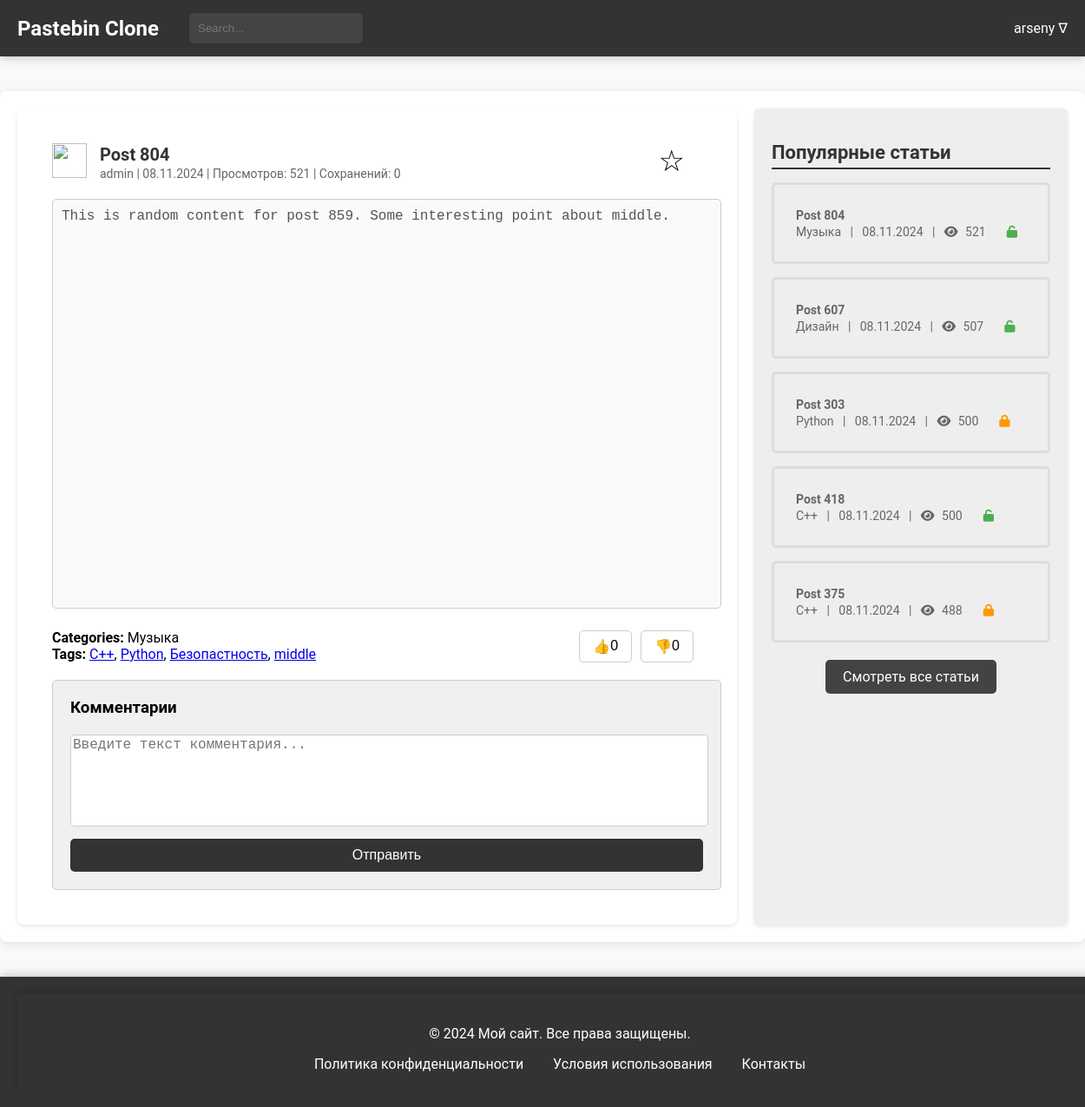
/comments/create/713015f5057d4b18b673c4062da66bee (signed in), run on an earlier commit of the app's database.
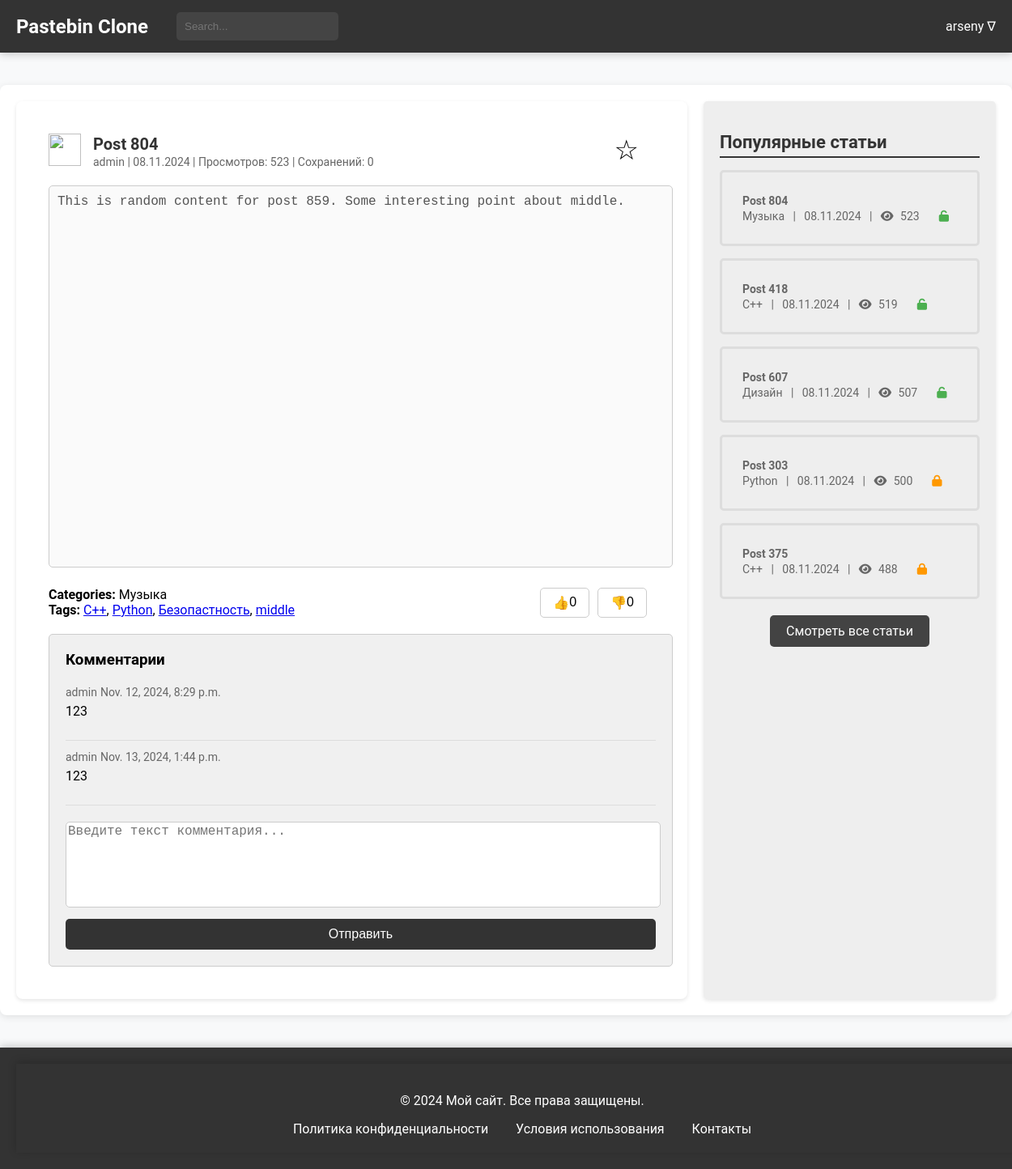
And on a later commit of the database.
### blog/models.py (models this page shows, shortened)
class Paste(models.Model):
    ACCESS_STATUS_CHOICES = [
        (0, 'Private'),
        (1, 'Public'),
        (2, 'Draft'),
    ]
    TIME_LIVE_CHOICES = [
        (None, 'Никогда'),
        (timedelta(minutes=2), 'Через 2 минуты'),
        (timedelta(hours=1), 'Через 1 час'),
        (timedelta(days=1), 'Через 1 день'),
        (timedelta(weeks=1), 'Через 1 неделю'),
    ]
    title = models.CharField(max_length=200)
    content = models.TextField()
    author = models.ForeignKey(User, on_delete=models.CASCADE)
    created_at = models.DateTimeField(auto_now_add=True)
    updated_at = models.DateTimeField(auto_now=True)
    slug = models.UUIDField(default=uuid.uuid4, editable=False, unique=True)
    tags = models.ManyToManyField(Tag, related_name='posts')
    category = models.ForeignKey(Category, on_delete=models.SET_NULL, null=True)
    access_status = models.IntegerField(choices=ACCESS_STATUS_CHOICES, default=1)
    time_live = models.DurationField(null=True, blank=True)
    password = models.CharField(max_length=100, null=True, blank=True)
    is_delete_after_read = models.BooleanField(default=False)
    views_count = models.PositiveIntegerField(default=0)
    favourite_count = models.PositiveIntegerField(default=0)
    def get_formatted_created_at(self):
        return self.created_at.strftime('%d.%m.%Y')
    def get_time_live_display(self):
        choices_dict = {
            None: "Никогда",
            timedelta(minutes=2): "Через 2 минуты",
            timedelta(hours=1): "Через 1 час",
            timedelta(days=1): "Через 1 день",
            timedelta(weeks=1): "Через 1 неделю",
        }
        return choices_dict.get(self.time_live, "Неизвестно")
    class Meta:
        verbose_name = 'Паста'
        verbose_name_plural = 'Паста'

class Tag(models.Model):
    name = models.CharField(max_length=30, unique=True)
    def __str__(self):
        return self.name
    class Meta:
        verbose_name = 'Тег'
        verbose_name_plural = 'Теги'

class Category(models.Model):
    name = models.CharField(max_length=30, unique=True)
    parent = models.ForeignKey(
        'self',
        on_delete=models.CASCADE,
        null=True, blank=True,
        related_name='subcategories'
    )
    def __str__(self):
        return self.name
    class Meta:
        verbose_name = 'Категория'
        verbose_name_plural = 'Категории'

class Comment(models.Model):
    paste = models.ForeignKey(Paste, related_name='comments', on_delete=models.CASCADE)
    author = models.ForeignKey(User, on_delete=models.CASCADE)
    content = models.TextField()
    created_at = models.DateTimeField(auto_now_add=True)
    class Meta:
        verbose_name = 'Комментарий'
        verbose_name_plural = 'Комментарии'

### users/models.py (models this page shows)
class CustomUser(AbstractUser):
    bio = models.TextField(blank=True, null=True)
    favorites = models.ManyToManyField('blog.Paste', related_name='favorited_by', blank=True)
    address = models.CharField(max_length=100, blank=True, null=True)
    avatar = models.ImageField(upload_to='avatars/', blank=True, null=True)
    groups = models.ManyToManyField(
        'auth.Group',
        related_name='customuser_set',
        blank=True
    )
    user_permissions = models.ManyToManyField(
        'auth.Permission',
        related_name='customuser_set',
        blank=True
    )
    def __str__(self):
        return self.username
    class Meta:
        verbose_name = "Пользователь"
        verbose_name_plural = "Пользователи"

### blog/views.py (the view, shortened to what this page needs)
# urls.py: path('comments/create/<slug:slug>', views.create_comment, name='comment-create'),
def create_comment(request, slug):
    post, popular_posts = get_post_context(request, slug)
    return render_post_response(request, post, popular_posts, requires_password=False)

### general/context_processors.py (called while the page is built)
def unread_counts(request):
    if request.user.is_authenticated:
        unread_messages_count = Messages.objects.filter(user=request.user, is_checked=False).count()
        unread_notifications_count = Notifications.objects.filter(user=request.user, is_checked=False).count()
    else:
        unread_messages_count = 0
        unread_notifications_count = 0
    return {
        'unread_messages_count': unread_messages_count,
        'unread_notifications_count': unread_notifications_count,
    }

### blog/templates/blog/post.html (shortened to what this page needs)
{% extends 'blog/temps/base.html' %}
{% load static %}
{% block head %}
<link rel="stylesheet" type="text/css" href="{% static 'css/post.css' %}">
{% endblock %}
{% block content %}
<main>
    <div class="main-container">
        <div id="post-content" class="left-block">
            <div class="post-preview" style="display: flex; justify-content: space-between; align-items: center;">
                <div class="icon">
                    <img src="https://th.bing.com/th/id/OIP.oESypaPq8Yzj1DuqXK9VjQAAAA?rs=1&pid=ImgDetMain"
                         alt="{{ user.nickname }}" width="40" height="40">
                </div>
                <div class="info" style="flex-grow: 1;">
                    <span class="post-title">{{ post.title }}</span>
                    <br>
                    <span class="post-meta">{{ post.author }} | {{ post.get_formatted_created_at }} | Просмотров: {{ post.views_count }} | Сохранений: {{ post.favourite_count }}</span>
                </div>
                <span class="post-favorite" data-post-slug="{{ post.slug }}" style="cursor: pointer; margin-left: auto;">
                    <span class="star" id="favorite-star" style="color: {% if post in user.favorites.all %}#FFD700{% else %}black{% endif %}; font-size: 18px;">
                        {% if post in user.favorites.all %}★{% else %}☆{% endif %}
                    </span>
                </span>
            </div>
            <div id="post-content-display">
                <div class="post-editor">
                    <textarea placeholder="Введите текст поста..." disabled>{{post.content}}</textarea>
                </div>
                <div class="post-metadata" style="display: flex; justify-content: space-between; align-items: center;">
                    <div class="post-info">
                        <span class="categories"><strong>Categories:</strong> {{ post.category }}</span><br>
                        <span class="tags"><strong>Tags:</strong>
                            {% for tag in post.tags.all %}
                                <a href="{% url 'blog:posts-list' %}?tags={{ tag.name|urlencode }}" class="tag-link">{{ tag.name }}</a>{% if not forloop.last %}, {% endif %}
                            {% endfor %}
                        </span>
                    </div>
                    <div class="post-actions" style="display: flex; align-items: center;">
                        <button id="like-button-{{ post.id }}" class="like-button" onclick="likeDislikePaste({{ post.id }}, 'like')" style="margin-right: 10px; color: {% if user_liked %}blue{% else %}black{% endif %};">
                            👍 <span id="like-count-{{ post.id }}">{{ likes_count }}</span>
                        </button>
                        <button id="dislike-button-{{ post.id }}" class="dislike-button" onclick="likeDislikePaste({{ post.id }}, 'dislike')" style="margin-right: 10px; color: {% if user_disliked %}red{% else %}black{% endif %};">
                            👎 <span id="dislike-count-{{ post.id }}">{{ dislikes_count }}</span>
                        </button>
                    </div>
                </div>
                <div class="post-settings">
                    <h3>Комментарии</h3>
                    <ul class="comments-list">
                        {% for comment in post.comments.all %}
                        <li>
                            <span>{{comment.author}}</span>
                            <span>{{comment.created_at}}</span>
                            <p>{{comment.content}}</p>
                        </li>
                        {% endfor %}
                    </ul>
                    <form class="comment-form" method="POST" action="{% url 'blog:comment-create' post.slug %}">
                        <textarea placeholder="Введите текст комментария..." maxlength="100" name="content"></textarea>
                        <button type="submit">Отправить</button>
                    </form>
                </div>
            </div>
        </div>
        {% include 'blog/temps/popular_posts.html' %}
    </div>
</main>
{% endblock %}

### blog/templates/blog/temps/popular_posts.html
{% load static %}
<head>
    <link rel="stylesheet" type="text/css" href="{% static 'css/popular_posts.css' %}">
    <link rel="stylesheet" href="https://cdnjs.cloudflare.com/ajax/libs/font-awesome/6.0.0-beta3/css/all.min.css">
</head>
<div class="right-block">
    <h2>Популярные статьи</h2>
    <ul>
        {% for popular_post in popular_posts %}
        <li>
            <a href="{% url 'blog:post-detail' popular_post.slug %}">
                <span class="article-title">{{popular_post.title}}</span>
                <br>
                <span class="article-meta">{{ popular_post.category }} &nbsp; | &nbsp; {{ popular_post.get_formatted_created_at }} &nbsp; |  &nbsp;
                                    <i class="fa fa-eye"></i> <span
                            class="view-count">{{popular_post.views_count}}</span></span>
                {% if popular_post.password %}
                <span><i class="fa fa-lock" aria-hidden="true" style="color: #FF9800;"></i></span>
                {% else %}
                <span><i class="fa fa-unlock" aria-hidden="true" style="color: #4CAF50;"></i></span>
                {% endif %}
            </a>
        </li>
        {% endfor %}
    </ul>
     <div class="all-posts-link">
        <a href="{% url 'blog:posts-list' %}">Смотреть все статьи</a>
    </div>
</div>

What changed in the data, as far as the page shows it:
changed Paste "Post 804": views_count "521" → "523"
added Comment: author "admin", created_at "Nov. 12, 2024, 8:29 p.m.", content "123"
added Comment: author "admin", created_at "Nov. 13, 2024, 1:44 p.m.", content "123"
changed Paste "Post 418": views_count "500" → "519"; moves up the list
